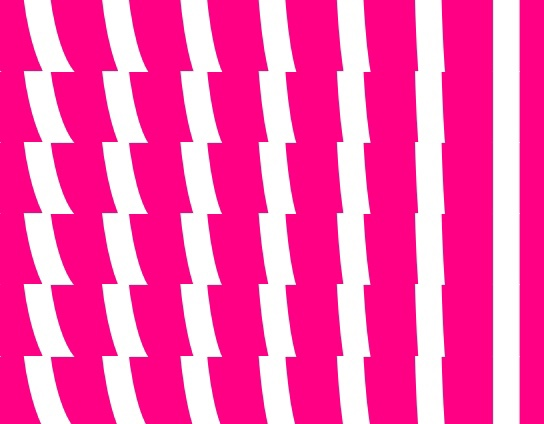
#> input picture p3.jpg, 544 x 424 px
$ python -i image_processing.py   (imports and definitions only)   (older library calls are emulated)
#> lines starting #> are read from the running program, lines starting #| are printed output that depends on the picture; after the words box and inside, x2 and y2 are one past the last pixel; in counts of white or black regions, pixels touching at a corner belong together
import textwrap
from io import BytesIO
from typing import Tuple, List

import cv2
import numpy as np
import requests
from PIL import Image, ImageDraw, ImageFont
from image_similarity_measures.quality_metrics import ssim

import random as rng

# [1 line not run here, left out]

VK_COLORS = [
    (0, 119, 255),
    (128, 36, 192),
    (255, 57, 133),
    (0, 234, 255),
    (190, 182, 174),
    (23, 214, 133),
    (222, 222, 222)
]


def thresh_callback(src_gray):
    canny_output = cv2.Canny(src_gray, 0, 255)

    kernel = cv2.getStructuringElement(cv2.MORPH_ELLIPSE, (2, 2))
    dilated = cv2.dilate(canny_output, kernel)
    cnts, _ = cv2.findContours(dilated.copy(), cv2.RETR_EXTERNAL, cv2.CHAIN_APPROX_SIMPLE)
    cnts = sorted(cnts, key=cv2.contourArea, reverse=True)

    drawing = np.full((canny_output.shape[0], canny_output.shape[1], 3), VK_COLORS[0], dtype=np.uint8)

    for i in range(len(cnts)):
        color = VK_COLORS[(1 + i) % len(VK_COLORS[1:])]
        cv2.drawContours(drawing, cnts, contourIdx=i, color=color, thickness=-1)
        cv2.drawContours(drawing, cnts, contourIdx=i, color=color, thickness=1)

    drawing = cv2.cvtColor(drawing, cv2.COLOR_RGB2BGR)
    return drawing


def draw_vk_colors(img: Image):
    src_gray = cv2.cvtColor(img, cv2.COLOR_BGR2GRAY)
    img = cv2.cvtColor(img, cv2.COLOR_BGR2RGB)
    blr_ker = (3, 3)
    thresh = 190
    src_gray = cv2.blur(src_gray, blr_ker)
    # src_gray = cv2.bilateralFilter(src_gray, 11, 17, 17)

    return thresh_callback(src_gray)


# [38 lines left out: functions draw_pattern, generate_meme, not called in this run]


def draw_meme_from_path(img_path: str, top_text: str, bottom_text: str) -> Image:
    img = Image.open(img_path)
    return draw_meme(img, top_text, bottom_text)


# [73 lines left out: functions draw_meme, img2buf, calc_closest_val, search_similar, calc_char_in_row, not called in this run]


def get_meme_path(meme_id: int):
    return f'memes/meme_{meme_id}.jpg'


def get_meme_src_path(meme_id: int):
    return f'memes/meme_src_{meme_id}.jpg'

>>> import cv2
>>> picture = cv2.imread('p3.jpg')
#> picture is the input picture: shape (424, 544, 3); mean B, G, R 174.4, 89.2, 252.6
>>> result = draw_vk_colors(picture)
#> in draw_vk_colors, `src_gray = cv2.cvtColor(img, cv2.COLOR_BGR2GRAY)`:
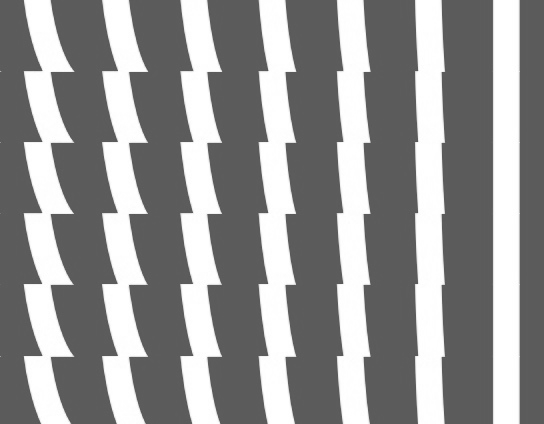
#> src_gray: shape (424, 544); min 84, max 255, mean 147.7
#> in thresh_callback, `canny_output = cv2.Canny(src_gray, 0, 255)`:
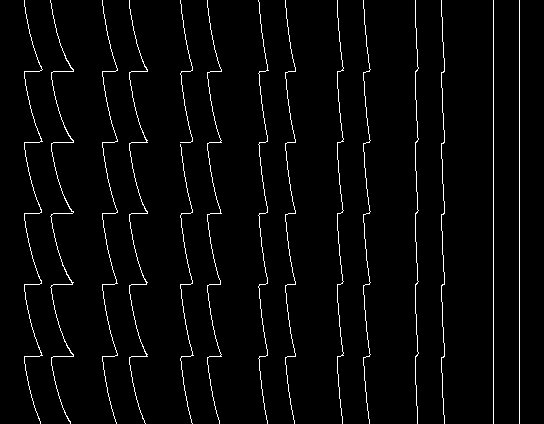
#> canny_output: shape (424, 544); 2.9% white in thin lines or dots
#> in thresh_callback, `dilated = cv2.dilate(canny_output, kernel)`:
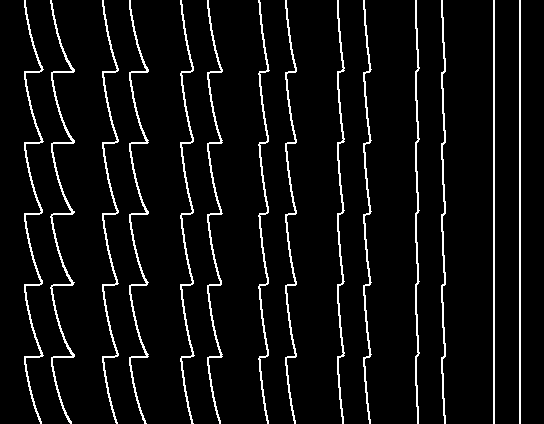
#> dilated: shape (424, 544); 6% white in thin lines or dots
#> in thresh_callback, `cnts, _ = cv2.findContours(dilated.copy(), cv2.RETR_EXTERNAL, cv2.CHAI..`: cnts = 14 contours; largest, box (x1, y1, x2, y2) and area: (50, 0, 75, 424) 708, (129, 0, 149, 424) 632, (24, 0, 44, 424) 622, (102, 0, 119, 424) 584, (207, 0, 223, 424) 570
#> the loop in thresh_callback, `for i in range(len(cnts)):` made 14 passes
#> color on passes 1 to 12: (128, 36, 192), (255, 57, 133), (0, 234, 255), (190, 182, 174), (23, 214, 133), (0, 119, 255), (128, 36, 192), (255, 57, 133), (0, 234, 255), (190, 182, 174), (23, 214, 133), (0, 119, 255)
#> after the loop in thresh_callback, `for i in range(len(cnts)):`:
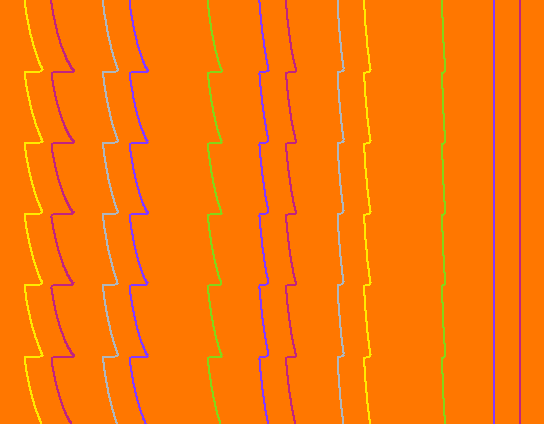
#> drawing: shape (424, 544, 3); mean of channels 0, 1, 2 6.8, 119.5, 250.9; drawn as B, G, R
